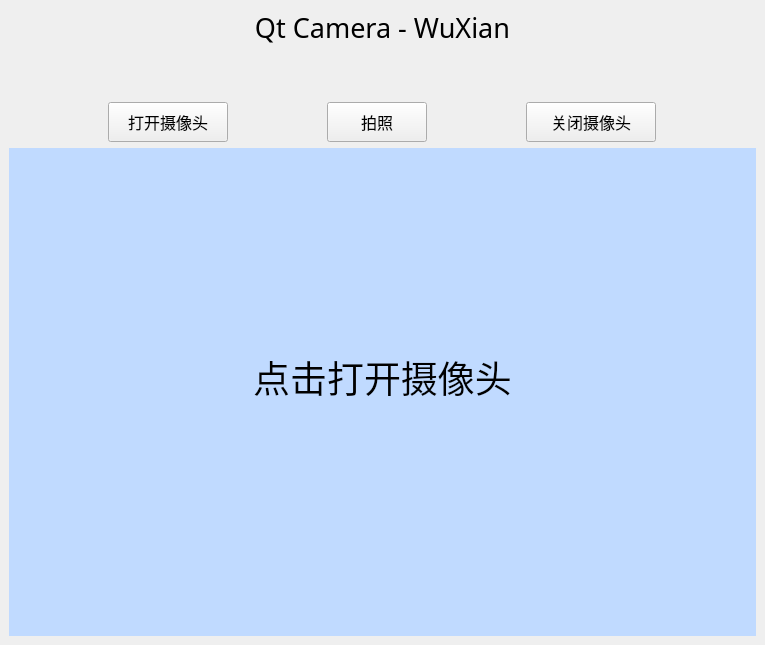
<?xml version="1.0" encoding="UTF-8"?>
<ui version="4.0">
 <class>MainWindow</class>
 <widget class="QMainWindow" name="MainWindow">
  <property name="windowModality">
   <enum>Qt::NonModal</enum>
  </property>
  <property name="geometry">
   <rect>
    <x>0</x>
    <y>0</y>
    <width>765</width>
    <height>645</height>
   </rect>
  </property>
  <property name="minimumSize">
   <size>
    <width>765</width>
    <height>645</height>
   </size>
  </property>
  <property name="maximumSize">
   <size>
    <width>16777215</width>
    <height>16777215</height>
   </size>
  </property>
  <property name="windowTitle">
   <string>Qt-Camera （思绪无限）</string>
  </property>
  <property name="windowIcon">
   <iconset resource="icon.qrc">
    <normaloff>:/newPrefix/pic/pai.png</normaloff>:/newPrefix/pic/pai.png</iconset>
  </property>
  <property name="toolTip">
   <string/>
  </property>
  <property name="autoFillBackground">
   <bool>false</bool>
  </property>
  <property name="tabShape">
   <enum>QTabWidget::Rounded</enum>
  </property>
  <widget class="QWidget" name="centralwidget">
   <layout class="QHBoxLayout" name="horizontalLayout_2">
    <item>
     <layout class="QVBoxLayout" name="verticalLayout" stretch="0,0,5">
      <item>
       <widget class="QLabel" name="label">
        <property name="sizePolicy">
         <sizepolicy hsizetype="MinimumExpanding" vsizetype="Preferred">
          <horstretch>0</horstretch>
          <verstretch>0</verstretch>
         </sizepolicy>
        </property>
        <property name="font">
         <font>
          <family>华文隶书</family>
          <pointsize>20</pointsize>
         </font>
        </property>
        <property name="text">
         <string>Qt Camera - WuXian</string>
        </property>
        <property name="alignment">
         <set>Qt::AlignCenter</set>
        </property>
       </widget>
      </item>
      <item>
       <layout class="QHBoxLayout" name="horizontalLayout" stretch="1,1,1">
        <property name="spacing">
         <number>0</number>
        </property>
        <property name="sizeConstraint">
         <enum>QLayout::SetDefaultConstraint</enum>
        </property>
        <property name="topMargin">
         <number>50</number>
        </property>
        <item>
         <widget class="QPushButton" name="pushButton_open">
          <property name="minimumSize">
           <size>
            <width>100</width>
            <height>40</height>
           </size>
          </property>
          <property name="maximumSize">
           <size>
            <width>120</width>
            <height>40</height>
           </size>
          </property>
          <property name="font">
           <font>
            <family>华文彩云</family>
            <pointsize>12</pointsize>
           </font>
          </property>
          <property name="toolTip">
           <string>点击打开摄像头</string>
          </property>
          <property name="text">
           <string>打开摄像头</string>
          </property>
          <property name="icon">
           <iconset resource="icon.qrc">
            <normaloff>:/newPrefix/pic/g1.png</normaloff>:/newPrefix/pic/g1.png</iconset>
          </property>
         </widget>
        </item>
        <item>
         <widget class="QPushButton" name="pushButton_take">
          <property name="sizePolicy">
           <sizepolicy hsizetype="Fixed" vsizetype="Fixed">
            <horstretch>0</horstretch>
            <verstretch>0</verstretch>
           </sizepolicy>
          </property>
          <property name="minimumSize">
           <size>
            <width>100</width>
            <height>40</height>
           </size>
          </property>
          <property name="maximumSize">
           <size>
            <width>100</width>
            <height>40</height>
           </size>
          </property>
          <property name="font">
           <font>
            <family>华文彩云</family>
            <pointsize>12</pointsize>
           </font>
          </property>
          <property name="toolTip">
           <string>点击拍照</string>
          </property>
          <property name="text">
           <string>拍照</string>
          </property>
          <property name="icon">
           <iconset resource="icon.qrc">
            <normaloff>:/newPrefix/pic/pai.png</normaloff>:/newPrefix/pic/pai.png</iconset>
          </property>
         </widget>
        </item>
        <item>
         <widget class="QPushButton" name="pushButton_close">
          <property name="minimumSize">
           <size>
            <width>100</width>
            <height>40</height>
           </size>
          </property>
          <property name="maximumSize">
           <size>
            <width>130</width>
            <height>40</height>
           </size>
          </property>
          <property name="font">
           <font>
            <family>华文彩云</family>
            <pointsize>12</pointsize>
           </font>
          </property>
          <property name="toolTip">
           <string>点击关闭摄像头</string>
          </property>
          <property name="text">
           <string>关闭摄像头</string>
          </property>
          <property name="icon">
           <iconset resource="icon.qrc">
            <normaloff>:/newPrefix/pic/down.png</normaloff>:/newPrefix/pic/down.png</iconset>
          </property>
         </widget>
        </item>
       </layout>
      </item>
      <item>
       <widget class="QLabel" name="label_face">
        <property name="sizePolicy">
         <sizepolicy hsizetype="Expanding" vsizetype="Expanding">
          <horstretch>0</horstretch>
          <verstretch>0</verstretch>
         </sizepolicy>
        </property>
        <property name="minimumSize">
         <size>
          <width>0</width>
          <height>0</height>
         </size>
        </property>
        <property name="maximumSize">
         <size>
          <width>16777215</width>
          <height>16777215</height>
         </size>
        </property>
        <property name="font">
         <font>
          <family>楷体</family>
          <pointsize>16</pointsize>
         </font>
        </property>
        <property name="layoutDirection">
         <enum>Qt::LeftToRight</enum>
        </property>
        <property name="styleSheet">
         <string notr="true">background-color: rgb(192, 218, 255);</string>
        </property>
        <property name="text">
         <string>&lt;html&gt;&lt;head/&gt;&lt;body&gt;&lt;p align=&quot;center&quot;&gt;&lt;img src=&quot;:/newPrefix/pic/Hint.png&quot;/&gt;&lt;span style=&quot; font-size:28pt;&quot;&gt;点击打开摄像头&lt;/span&gt;&lt;br/&gt;&lt;/p&gt;&lt;/body&gt;&lt;/html&gt;</string>
        </property>
        <property name="alignment">
         <set>Qt::AlignCenter</set>
        </property>
       </widget>
      </item>
     </layout>
    </item>
   </layout>
  </widget>
  <action name="actionGoogle_Translate">
   <property name="text">
    <string>Google Translate</string>
   </property>
  </action>
  <action name="actionHTML_type">
   <property name="text">
    <string>HTML type</string>
   </property>
  </action>
  <action name="actionsoftware_version">
   <property name="text">
    <string>software version</string>
   </property>
  </action>
 </widget>
 <resources>
  <include location="icon.qrc"/>
 </resources>
 <connections/>
</ui>
